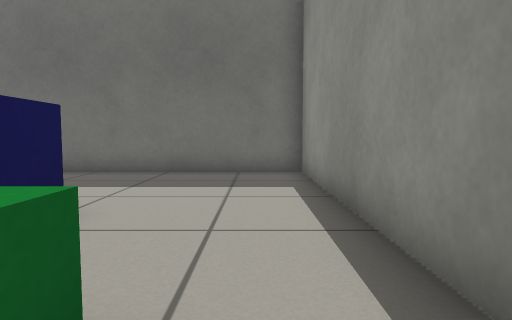
view 1 (above)

21 first-person views from a walk through a Gazebo world. The camera is 0.5 m above the floor, tilts 4° down and sees 75° across. The floor is counted in squares, 0.5 m on a side. Each view is taken from the middle of a square. On the plan, view 1 faces up. The plan holds only what a view shows up to about 12 squares ahead; the rest is blank.

view 2
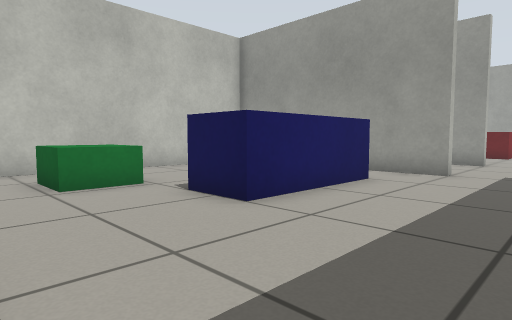

view 3
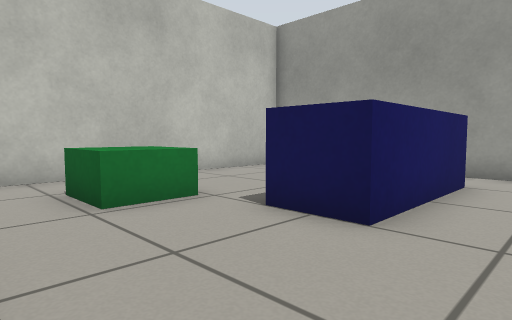

view 4
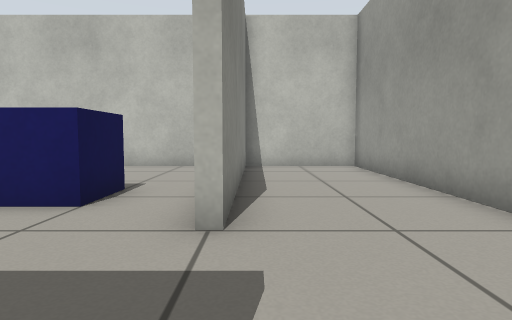

view 5
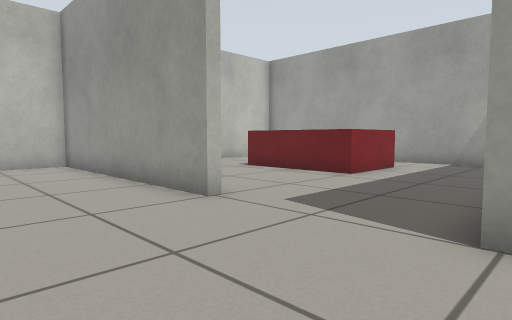

view 6
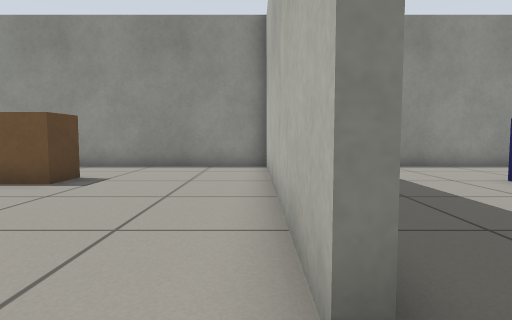

view 7
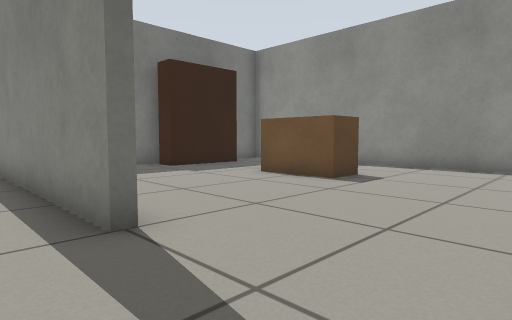

view 8
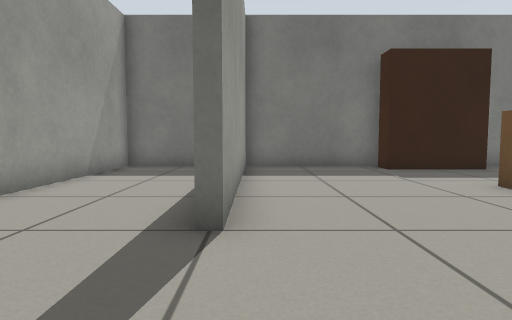

view 9
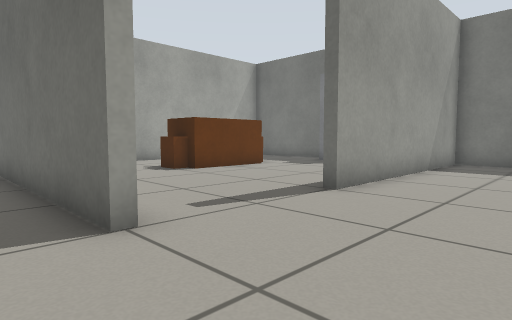

view 10
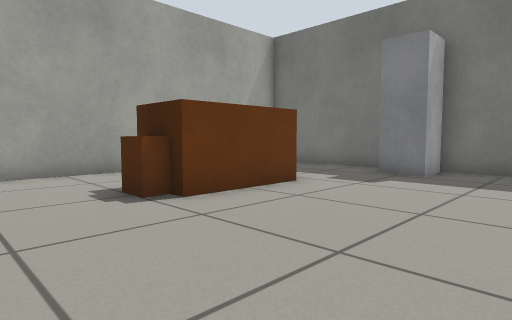

view 11
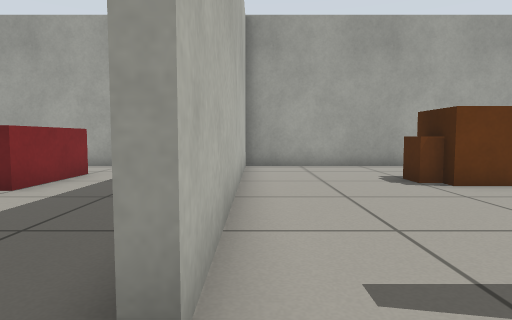

view 12
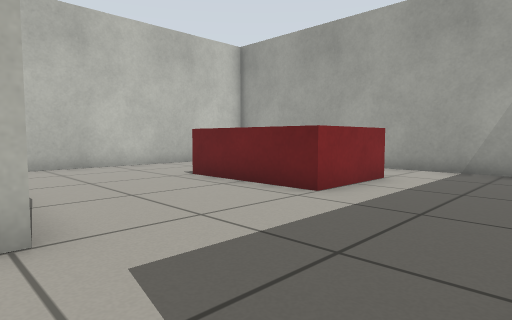

view 13
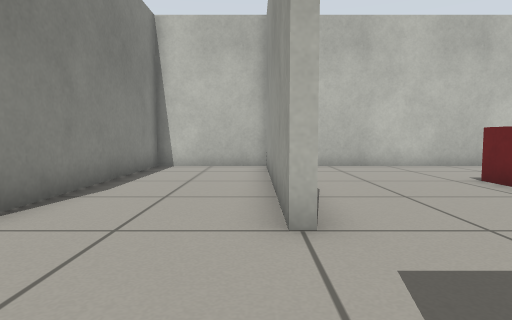

view 14
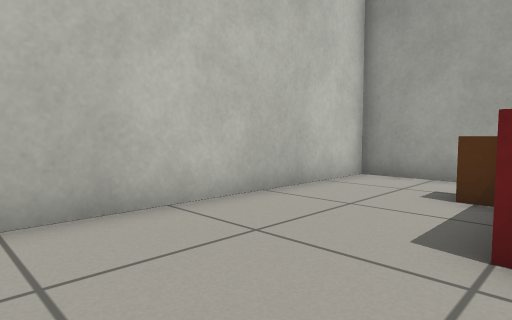

view 15
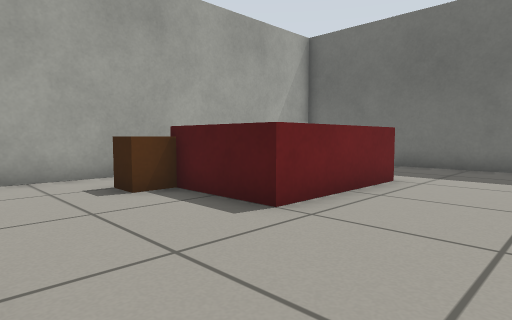

view 16
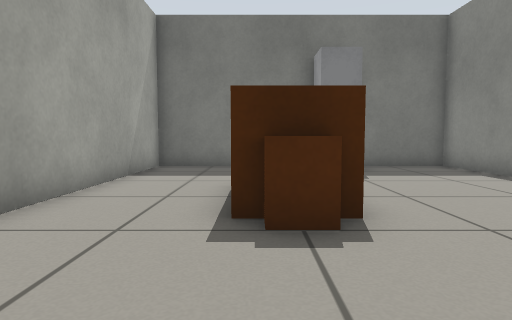

view 17
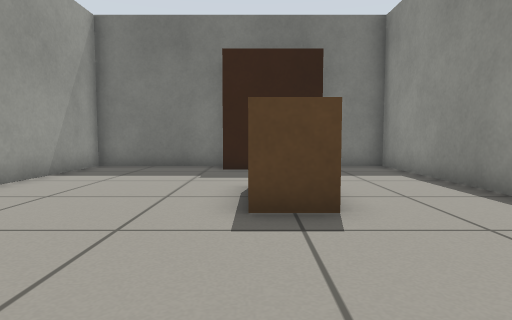

view 18
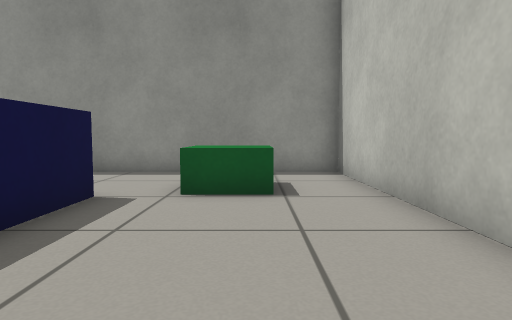

view 19
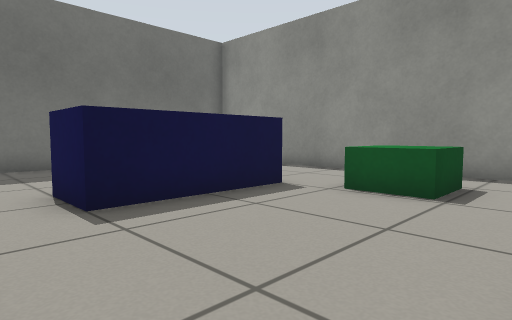

view 20
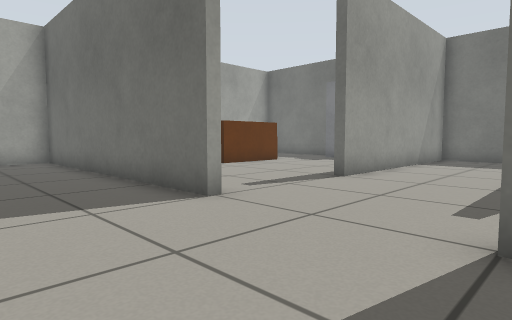

view 21
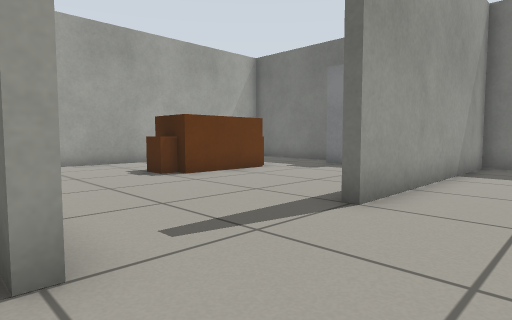

### Floor plan
Ten units are one square. View 1 is at (0, 0); x grows to the right and y downward. Boxes are objects, and circles mark ways between rooms. Rooms are numbered by the first view taken in them; rooms with no view inside come last. Other rooms are left out.
<svg viewBox="-228 -220 246 248">
<path fill="none" stroke="#000" d="M-80 23 13 23 13 -94 -87 -94M-128 -55 -123 -55 -123 23 -87 23 -87 -55 -84 -55 -84 19M-38 -213 -84 -213 -84 -135 -87 -135 -87 -204M-9 -201 -40 -201 -40 -210M-87 -96 8 -96M-100 -213 -123 -213 -123 -135M13 -96 13 -213 -9 -213M-123 -96 -123 -94M-87 -94 -87 -96M-123 -135 -128 -135M-126 -182 -126 -213 -155 -213M-175 -213 -223 -213 -223 -96M-220 -96 -123 -96M-223 -90 -223 23 -140 23M-123 -94 -219 -94"/>
<rect x="-65" y="-45" width="40" height="20" fill="#bbb"><title>blue box</title></rect>
<rect x="-25" y="-15" width="20" height="20" fill="#bbb"><title>green box</title></rect>
<rect x="-35" y="-165" width="20" height="20" fill="#bbb"><title>brown box</title></rect>
<rect x="-195" y="-145" width="20" height="10" fill="#bbb"><title>brown box</title></rect>
<rect x="-195" y="-165" width="20" height="20" fill="#bbb"><title>brown box</title></rect>
<rect x="-195" y="-175" width="20" height="10" fill="#bbb"><title>other object</title></rect>
<rect x="-175" y="-215" width="20" height="20" fill="#bbb"><title>fridge</title></rect>
<rect x="-205" y="-25" width="10" height="20" fill="#bbb"><title>brown box</title></rect>
<rect x="-205" y="-55" width="40" height="40" fill="#bbb"><title>red box</title></rect>
<circle cx="-105" cy="-90" r="3" fill="#2a7"/>
<circle cx="-130" cy="-70" r="3" fill="#2a7"/>
<circle cx="-130" cy="-115" r="3" fill="#2a7"/>
<text x="-50" y="-30">1</text>
<text x="-50" y="-150">2</text>
<text x="-180" y="-150">3</text>
<text x="-180" y="-30">4</text>
</svg>
Room 1 opens to room 2. Room 1 opens to room 4. Room 2 opens to room 3.

Where each view was taken, in squares from view 1:
view 1: 0 up, 0 right, facing up
view 2: 8 up, 1 right, facing down-left
view 3: 6 up, 1 right, facing down-left
view 4: 9 up, 9 left, facing down
view 5: 10 up, 9 left, facing down-left
view 6: 10 up, 10 left, facing right
view 7: 10 up, 10 left, facing up-right
view 8: 10 up, 8 left, facing up
view 9: 8 up, 9 left, facing up-left
view 10: 11 up, 13 left, facing up-left
view 11: 10 up, 11 left, facing left
view 12: 9 up, 12 left, facing down-left
view 13: 9 up, 12 left, facing down
view 14: 2 up, 14 left, facing down-left
view 15: 2 down, 14 left, facing up-left
view 16: 10 up, 19 left, facing up
view 17: 10 up, 3 left, facing up
view 18: 0 up, 8 left, facing right
view 19: 2 down, 8 left, facing up-right
view 20: 6 up, 8 left, facing up-left
view 21: 9 up, 10 left, facing up-left
